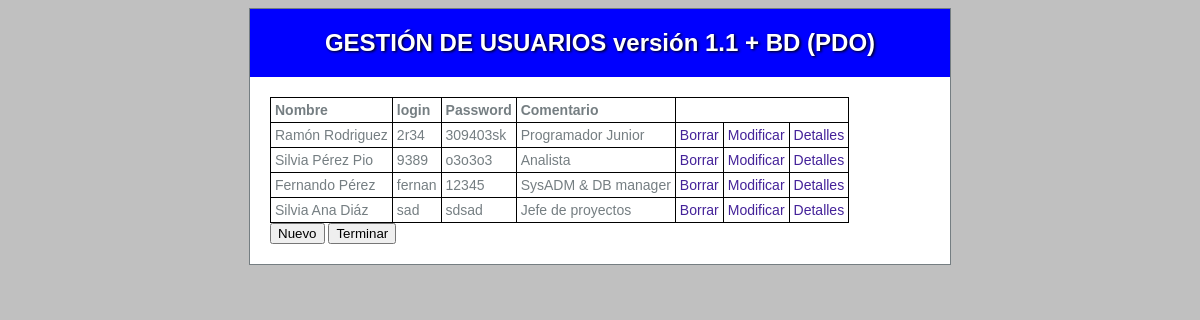
The page / on the database its author committed.
### tables this page shows
CREATE TABLE `Usuarios` (
  `login` varchar(10) NOT NULL,
  `nombre` varchar(20) NOT NULL,
  `password` varchar(20) NOT NULL,
  `comentario` varchar(30) NOT NULL
);

### index.php (called while the page is built, shortened)
<?php
include_once 'app/AccesoDatos.php';
include_once 'app/funciones.php';
$contenido="";
$contenido .= mostrarDatos();
include_once "app/layout/principal.php";

### app/AccesoDatos.php (called while the page is built, shortened)
<?php
include_once "Usuario.php";
class AccesoDatos {
    private static $modelo = null;
    private $dbh = null;
    public static function getModelo(){
        if (self::$modelo == null){
            self::$modelo = new AccesoDatos();
        }
        return self::$modelo;
    }
    private function __construct(){
        try {
            $dsn = "mysql:host=".SERVER_DB.";dbname=".DATABASE.";charset=utf8";
            $this->dbh = new PDO($dsn,DB_USER,DB_PASSWD);
            $this->dbh->setAttribute(PDO::ATTR_ERRMODE, PDO::ERRMODE_EXCEPTION);
        } catch (PDOException $e){
            echo "Error de conexión ".$e->getMessage();
            exit();
        }
    }
    public function getUsuarios ():array {
        $tuser = [];
        $stmt_usuarios  = $this->dbh->prepare("select * from Usuarios");
        $stmt_usuarios->setFetchMode(PDO::FETCH_CLASS, 'Usuario');
        if ( $stmt_usuarios->execute() ){
            while ( $user = $stmt_usuarios->fetch()){
               $tuser[]= $user;
            }
        }
        return $tuser;
    }
}

### app/Usuario.php (called while the page is built, shortened)
<?php
class Usuario
{
    public function __get($atributo){
        if(property_exists($this, $atributo)) {
            return $this->$atributo;
        }
    }
}

### app/funciones.php (the view, shortened to what this page needs)
<?php
function mostrarDatos (){
    $titulos = [ "Nombre","login","Password","Comentario"];
    $msg = "<table>\n";
    $msg .= "<tr>";
    for ($j=0; $j < count($titulos); $j++){
        $msg .= "<th>$titulos[$j]</th>";
    }
    $msg .= "</tr>";
    $auto = $_SERVER['PHP_SELF'];
    $db = AccesoDatos::getModelo();
    $tuser = $db->getUsuarios();
    foreach ($tuser as $user) {
        $msg .= "<tr>";
        $msg .= "<td>$user->nombre</td>";
        $msg .= "<td>$user->login</td>";
        $msg .= "<td>$user->password</td>";
        $msg .= "<td>$user->comentario</td>";
        $msg .="<td><a href=\"#\" onclick=\"confirmarBorrar('$user->nombre','$user->login');\" >Borrar</a></td>\n";
        $msg .="<td><a href=\"".$auto."?orden=Modificar&id=$user->login\">Modificar</a></td>\n";
        $msg .="<td><a href=\"".$auto."?orden=Detalles&id=$user->login\" >Detalles</a></td>\n";
        $msg .="</tr>\n";
    }
    $msg .= "</table>";
    return $msg;
}

### app/layout/principal.php (shortened to what this page needs)
<!DOCTYPE html>
<html>
<head>
<link href="web/default.css" rel="stylesheet" type="text/css" />
</head>
<body>
<div id="container" >
<div id="header">
<h1>GESTIÓN DE USUARIOS versión 1.1 + BD (PDO)</h1>
</div>
<div id="content">
<?= $contenido ?>
<form>
<button name="orden" value="Nuevo"> Nuevo </button>
<button name="orden" value="Terminar"> Terminar </button>
</form>
</div>
</div>
</body>

### web/default.css (style rules this page uses)
body { background: silver; text-align: justify; font-family: Tahoma, Geneva, sans-serif; font-size: 14px; color: #757E82; }
#container { margin: 0 auto; width: 700px; background:#fff; border: solid 1px; }
#header { background: blue; text-align: center; padding: 20px; color: white; text-shadow: black 0.1em 0.1em 0.2em; }
#header h1 { font-size: 24px; margin: 0; }
#content { background: white; clear: left; padding: 20px; }
a { color: #429; text-decoration: none; }
table, th, td { border: 1px solid black; border-collapse:collapse; padding: 4px; }

### rows shown on the page
usuarios: nombre "Ramón Rodriguez", login "2r34", password "309403sk", comentario "Programador Junior"
usuarios: nombre "Silvia Pérez Pio", login "9389", password "o3o3o3", comentario "Analista"
usuarios: nombre "Fernando Pérez", login "fernan", password "12345", comentario "SysADM & DB manager"
usuarios: nombre "Silvia Ana Diáz", login "sad", password "sdsad", comentario "Jefe de proyectos"

### other values the page prints
$titulos[$j] "Nombre"
$titulos[$j] "login"
$titulos[$j] "Password"
$titulos[$j] "Comentario"
